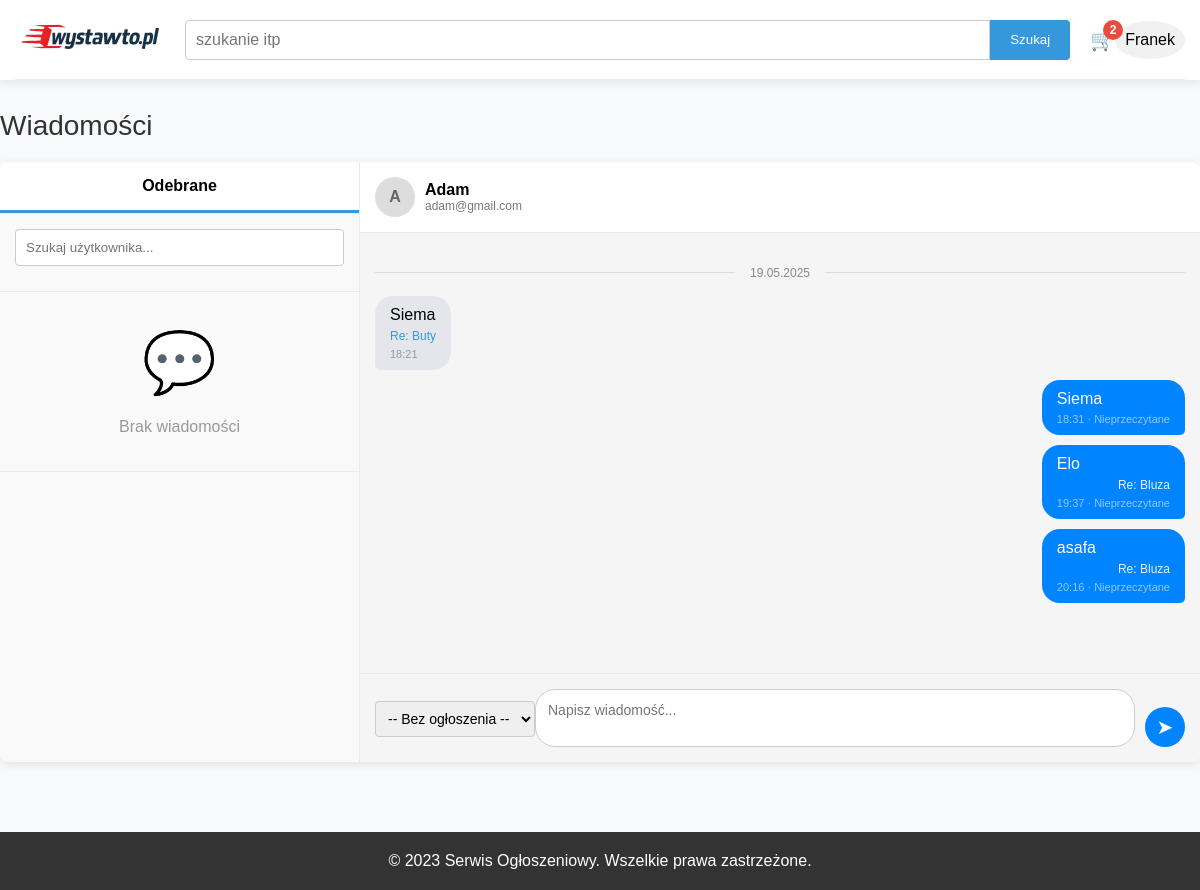
The page /SklepKACZKARP/messages.php?conversation=3 (signed in) on the database its author committed.
### tables this page shows
CREATE TABLE `users` (
  `UserID` int(11) NOT NULL,
  `Username` varchar(50) NOT NULL,
  `Email` varchar(100) NOT NULL,
  `Password` varchar(255) NOT NULL,
  `FirstName` varchar(50) DEFAULT NULL,
  `LastName` varchar(50) DEFAULT NULL,
  `PhoneNumber` varchar(15) DEFAULT NULL,
  `Address` text DEFAULT NULL,
  `RegistrationDate` datetime DEFAULT current_timestamp(),
  `LastLoginDate` datetime DEFAULT NULL,
  `IsActive` tinyint(1) DEFAULT 1,
  `UserRole` enum('regular','admin') DEFAULT 'regular'
);

CREATE TABLE `messages` (
  `MessageID` int(11) NOT NULL,
  `SenderID` int(11) NOT NULL,
  `ReceiverID` int(11) NOT NULL,
  `ProductID` int(11) DEFAULT NULL,
  `MessageContent` text NOT NULL,
  `SentDate` datetime DEFAULT current_timestamp(),
  `IsRead` tinyint(1) DEFAULT 0
);

CREATE TABLE `products` (
  `ProductID` int(11) NOT NULL,
  `SellerID` int(11) NOT NULL,
  `CategoryID` int(11) NOT NULL,
  `Title` varchar(100) NOT NULL,
  `Description` text DEFAULT NULL,
  `Price` decimal(10,2) NOT NULL,
  `Quantity` int(11) DEFAULT 1,
  `Condition` enum('new','used','refurbished') NOT NULL,
  `PostedDate` datetime DEFAULT current_timestamp(),
  `Status` enum('active','sold','cancelled') DEFAULT 'active'
);

### SklepKACZKARP/messages.php (the view, shortened to what this page needs)
<?php
$conn = new mysqli("localhost", "root", "", "sklep_internetowy");
$user_id = $_SESSION['user_id'];
$view = isset($_GET['view']) ? $_GET['view'] : 'inbox';
$is_logged_in = isset($_SESSION['user_id']);
$username = $is_logged_in ? $_SESSION['username'] : '';
$cart_count = 0;
    if ($is_logged_in) {
        $cart_sql = "SELECT SUM(Quantity) as total_items FROM cart WHERE UserID = ?";
        $stmt = $conn->prepare($cart_sql);
        $stmt->bind_param("i", $_SESSION['user_id']);
        $stmt->execute();
        $cart_result = $stmt->get_result();
        if ($row = $cart_result->fetch_assoc()) {
            $cart_count = $row['total_items'] ? $row['total_items'] : 0;
        }
    }
$conversation_user = null;
if (isset($_GET['conversation'])) {
    $conversation_partner_id = (int)$_GET['conversation'];
    $stmt = $conn->prepare("SELECT UserID, Username, Email FROM users WHERE UserID = ?");
    $stmt->bind_param("i", $conversation_partner_id);
    $stmt->execute();
    $result = $stmt->get_result();
    if ($result->num_rows > 0) {
        $conversation_user = $result->fetch_assoc();
    }
    $stmt = $conn->prepare("
        SELECT m.*, u_sender.Username as SenderName, u_receiver.Username as ReceiverName, p.Title as ProductTitle
        FROM messages m
        LEFT JOIN users u_sender ON m.SenderID = u_sender.UserID
        LEFT JOIN users u_receiver ON m.ReceiverID = u_receiver.UserID
        LEFT JOIN products p ON m.ProductID = p.ProductID
        WHERE (m.SenderID = ? AND m.ReceiverID = ?) OR (m.SenderID = ? AND m.ReceiverID = ?)
        ORDER BY m.SentDate ASC
    ");
    $stmt->bind_param("iiii", $user_id, $conversation_partner_id, $conversation_partner_id, $user_id);
    $stmt->execute();
    $messages_result = $stmt->get_result();
}
$searched_users = [];
$stmt = $conn->prepare("SELECT ProductID, Title FROM products WHERE SellerID = ? AND Status = 'active'");
$stmt->bind_param("i", $user_id);
$stmt->execute();
$user_products = $stmt->get_result();
?>
<!DOCTYPE html>
<html lang="pl">
<head>
</head>
<body>
    <header>
        <div class="container">
            <div class="header-top">
                <div class="logo-area">
                    <a href="dashboard.php"><img src="logo-sklepu.png" alt="logo"></a>
                </div>
                <div class="search-area">
                    <form class="search-form" action="dashboard.php" method="GET">
                        <input type="text" class="search-input" name="query" placeholder="szukanie itp">
                        <button type="submit" class="search-button">Szukaj</button>
                    </form>
                </div>
                <?php if ($is_logged_in): ?>
                    <div class="cart-icon" onclick="location.href='cart.php'">
                        🛒 <span class="cart-count" id="cart-count"><?php echo $cart_count; ?></span>
                    </div>
                    <?php endif; ?>
                    <div class="user-icon" onclick="toggleUserMenu()">
                        <?php echo htmlspecialchars($username); ?>
                    </div>
                </div>
            </div>
    </header>
    <main class="main-content container">
        <div class="section-title">
            <span>Wiadomości</span>
        </div>
        <?php if (isset($_GET['new_message'])): ?>
        <div class="compose-message-container">
            <h3>Nowa wiadomość</h3>
            <form action="messages.php" method="POST">
                <div class="form-group">
                    <label for="receiver_email">Email odbiorcy:</label>
                    <input type="email" id="receiver_email" name="receiver_email" required
                           value="<?php echo isset($_GET['to']) ? htmlspecialchars($_GET['to']) : ''; ?>">
                </div>
                <div class="search-results" id="emailSearchResults" style="display: none;"></div>
                <div class="form-group">
                    <label for="product_select">Dotyczy ogłoszenia (opcjonalnie):</label>
                    <select id="product_select" name="product_id">
                        <option value="">-- Wybierz ogłoszenie --</option>
                        <?php
                        while ($product = $user_products->fetch_assoc()) {
                            echo '<option value="'.$product['ProductID'].'">' . htmlspecialchars($product['Title']) . '</option>';
                        }
                        ?>
                    </select>
                </div>
                <div class="form-group">
                    <label for="message_content">Treść wiadomości:</label>
                    <textarea id="message_content" name="message_content" rows="5" required></textarea>
                </div>
                <div class="form-group">
                    <button type="submit" name="send_message" class="send-button">Wyślij wiadomość</button>
                    <a href="messages.php" style="margin-left: 10px;">Anuluj</a>
                </div>
            </form>
            <?php if (isset($_GET['search_email']) && $searched_users->num_rows > 0): ?>
            <div class="search-results">
                <h4>Wyniki wyszukiwania:</h4>
                <?php while ($user = $searched_users->fetch_assoc()): ?>
                <div class="search-result-item" onclick="selectEmailFromSearch('<?php echo htmlspecialchars($user['Email']); ?>')">
                    <div class="search-result-username"><?php echo htmlspecialchars($user['Username']); ?></div>
                    <div class="search-result-email"><?php echo htmlspecialchars($user['Email']); ?></div>
                </div>
                <?php endwhile; ?>
            </div>
            <?php endif; ?>
        </div>
        <?php else: ?>
        <div class="messenger-container">
            <div class="contacts-sidebar">
                <div class="tabs">
                    <a href="?view=inbox" class="tab <?php echo $view == 'inbox' ? 'active' : ''; ?>">
                        Odebrane
                    </a>
                </div>
                <div class="search-user">
                    <input type="text" class="search-user-input" placeholder="Szukaj użytkownika..." id="userSearchInput">
                </div>
                <ul class="conversation-list">
                    <?php
                    if (isset($conversations_result) && $conversations_result->num_rows > 0):
                        while ($conversation = $conversations_result->fetch_assoc()):
                            $other_user_id = $view == 'inbox' ? $conversation['SenderID'] : $conversation['ReceiverID'];
                    ?>
                    <li class="conversation-item <?php echo (isset($_GET['conversation']) && $_GET['conversation'] == $other_user_id) ? 'active' : ''; ?> <?php echo ($view == 'inbox' && !$conversation['IsRead']) ? 'unread' : ''; ?>">
                        <a href="?conversation=<?php echo $other_user_id; ?>">
                            <div class="conversation-username"><?php echo htmlspecialchars($conversation['Username']); ?></div>
                            <div class="conversation-email"><?php echo htmlspecialchars($conversation['Email']); ?></div>
                            <div class="conversation-preview">
                                <?php
                                if ($conversation['ProductID']) {
                                    echo '[' . htmlspecialchars($conversation['ProductTitle']) . '] ';
                                }
                                echo htmlspecialchars(mb_substr($conversation['MessageContent'], 0, 50)) . (mb_strlen($conversation['MessageContent']) > 50 ? '...' : '');
                                ?>
                            </div>
                            <div class="conversation-date">
                                <?php echo date('H:i', strtotime($conversation['SentDate'])); ?>
                                <?php echo date('Y-m-d', strtotime($conversation['SentDate'])) == date('Y-m-d') ? '' : date('d.m', strtotime($conversation['SentDate'])); ?>
                            </div>
                            <?php if ($view == 'inbox' && isset($conversation['UnreadCount']) && $conversation['UnreadCount'] > 0): ?>
                            <div class="unread-badge"><?php echo $conversation['UnreadCount']; ?></div>
                            <?php endif; ?>
                        </a>
                    </li>
                    <?php
                        endwhile;
                    else:
                    ?>
                    <li class="conversation-item">
                        <div class="empty-state">
                            <div class="empty-state-icon">💬</div>
                            <p>Brak wiadomości</p>
                        </div>
                    </li>
                    <?php endif; ?>
                </ul>
            </div>
            <div class="chat-container">
                <?php if (isset($conversation_user)): ?>
                <div class="chat-header">
                    <div class="chat-header-avatar">
                        <?php echo strtoupper(substr($conversation_user['Username'], 0, 1)); ?>
                    </div>
                    <div class="chat-header-info">
                        <div class="chat-header-name"><?php echo htmlspecialchars($conversation_user['Username']); ?></div>
                        <div class="chat-header-status"><?php echo htmlspecialchars($conversation_user['Email']); ?></div>
                    </div>
                </div>
                <div class="messages-area" id="messagesArea">
                    <?php
                    $current_date = '';
                    if ($messages_result->num_rows > 0):
                        while ($message = $messages_result->fetch_assoc()):
                            $message_date = date('Y-m-d', strtotime($message['SentDate']));
                            if ($message_date != $current_date):
                                $current_date = $message_date;
                                $date_display = ($message_date == date('Y-m-d')) ? 'Dzisiaj' : date('d.m.Y', strtotime($message['SentDate']));
                    ?>
                    <div class="date-divider"><span><?php echo $date_display; ?></span></div>
                    <?php endif; ?>
                    <div class="message <?php echo ($message['SenderID'] == $user_id) ? 'message-sent' : 'message-received'; ?>">
                        <?php echo nl2br(htmlspecialchars($message['MessageContent'])); ?>
                        <?php if ($message['ProductID']): ?>
                        <div class="message-product">
                            <a href="product.php?id=<?php echo $message['ProductID']; ?>" target="_blank">
                                Re: <?php echo htmlspecialchars($message['ProductTitle']); ?>
                            </a>
                        </div>
                        <?php endif; ?>
                        <div class="message-time">
                            <?php echo date('H:i', strtotime($message['SentDate'])); ?>
                            <?php if (!$message['IsRead'] && $message['SenderID'] == $user_id): ?>
                            · Nieprzeczytane
                            <?php endif; ?>
                        </div>
                    </div>
                    <?php
                        endwhile;
                    endif; ?>
                </div>
                <div class="message-form-container">
                    <form class="message-form" method="POST" action="messages.php">
                        <div class="message-options">
                            <select name="product_id" class="product-select">
                                <option value="">-- Bez ogłoszenia --</option>
                            </select>
                        </div>
                        <textarea class="message-textarea" name="message_content" placeholder="Napisz wiadomość..." required></textarea>
                        <button type="submit" name="send_message" class="message-send-button">➤</button>
                    </form>
                </div>
                <?php endif; ?>
            </div>
        </div>
        <?php endif; ?>
    </main>
    <footer class="footer">
        <div class="container">
            <p>&copy; 2023 Serwis Ogłoszeniowy. Wszelkie prawa zastrzeżone.</p>
        </div>
    </footer>
</body>
</html>

### rows shown on the page
users: Username "A", Username "Adam", Email "adam@gmail.com"
messages: MessageContent "Siema", ProductID.Title "Buty", SentDate "18:21"
messages: MessageContent "Siema", SentDate "18:31", IsRead "· Nieprzeczytane"
messages: MessageContent "Elo", ProductID.Title "Bluza", SentDate "19:37", IsRead "· Nieprzeczytane"
messages: MessageContent "asafa", ProductID.Title "Bluza", SentDate "20:16", IsRead "· Nieprzeczytane"

### other values the page prints
$cart_count "2"
$username "Franek"
